Frame 1 (no input): blank canvas, image omitted
Frame 60 (no input): blank canvas, image omitted
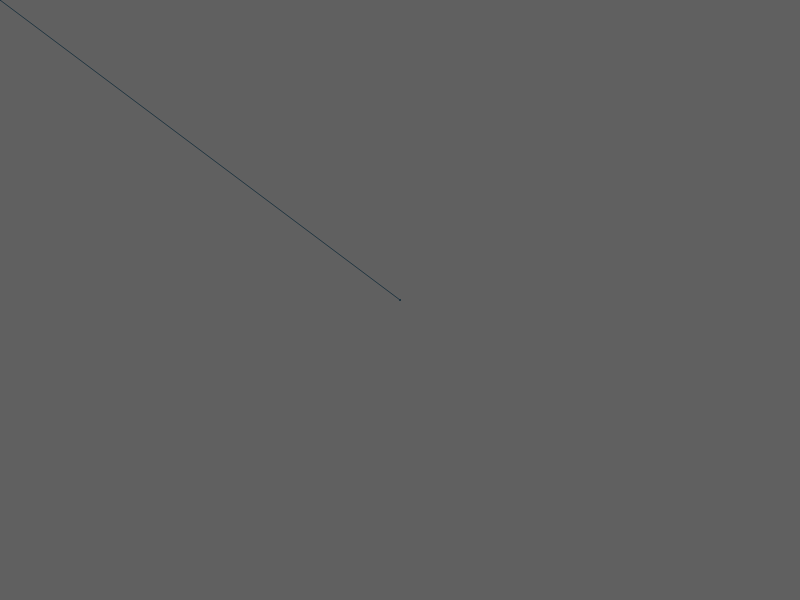
Frame 120 (the mouse pressed at the canvas centre since frame 60)

The p5.js sketch whose frames 1 and 60 were blank and that drew this single picture after the mouse press (run headless with seeded random() and noise() and a simulated clock; from frame 60 on, the mouse is pressed at the canvas centre):

// p5.js sketch
// ── sketch.js

    function setup()
    {
        createCanvas(800,600);
        background(96,96,96);
    }

    function draw()
    {
       stroke(34,54,65);
       line(pmouseX,pmouseY,mouseX,mouseY);
    }
